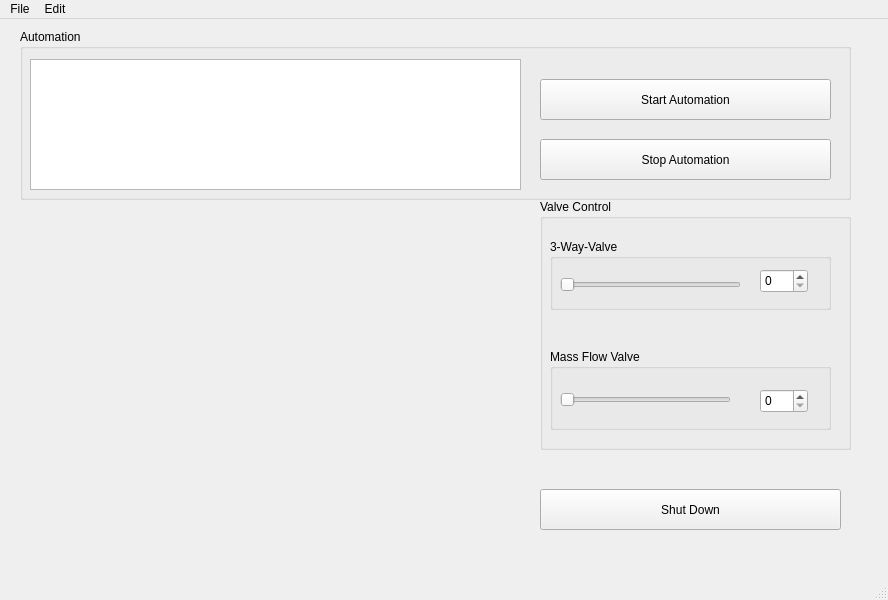
<?xml version="1.0" encoding="UTF-8"?>
<ui version="4.0">
 <class>MainWindow</class>
 <widget class="QMainWindow" name="MainWindow">
  <property name="geometry">
   <rect>
    <x>0</x>
    <y>0</y>
    <width>888</width>
    <height>600</height>
   </rect>
  </property>
  <property name="windowTitle">
   <string>MainWindow</string>
  </property>
  <widget class="QWidget" name="centralwidget">
   <widget class="QGroupBox" name="groupBox_valveControl">
    <property name="geometry">
     <rect>
      <x>540</x>
      <y>180</y>
      <width>311</width>
      <height>251</height>
     </rect>
    </property>
    <property name="title">
     <string>Valve Control</string>
    </property>
    <widget class="QGroupBox" name="groupBox_3WayValve">
     <property name="geometry">
      <rect>
       <x>10</x>
       <y>40</y>
       <width>281</width>
       <height>71</height>
      </rect>
     </property>
     <property name="title">
      <string>3-Way-Valve</string>
     </property>
     <widget class="QSlider" name="horizontalSlider_3WayValve">
      <property name="geometry">
       <rect>
        <x>10</x>
        <y>30</y>
        <width>181</width>
        <height>31</height>
       </rect>
      </property>
      <property name="orientation">
       <enum>Qt::Horizontal</enum>
      </property>
     </widget>
     <widget class="QSpinBox" name="spinBox_3WayValve">
      <property name="geometry">
       <rect>
        <x>210</x>
        <y>30</y>
        <width>48</width>
        <height>24</height>
       </rect>
      </property>
     </widget>
    </widget>
    <widget class="QGroupBox" name="groupBox_MassFlowValve">
     <property name="geometry">
      <rect>
       <x>10</x>
       <y>150</y>
       <width>281</width>
       <height>81</height>
      </rect>
     </property>
     <property name="title">
      <string>Mass Flow Valve</string>
     </property>
     <widget class="QSlider" name="horizontalSlider_MassFlowValve">
      <property name="geometry">
       <rect>
        <x>10</x>
        <y>40</y>
        <width>171</width>
        <height>22</height>
       </rect>
      </property>
      <property name="orientation">
       <enum>Qt::Horizontal</enum>
      </property>
     </widget>
     <widget class="QSpinBox" name="spinBox_MassFlowValve">
      <property name="geometry">
       <rect>
        <x>210</x>
        <y>40</y>
        <width>48</width>
        <height>24</height>
       </rect>
      </property>
     </widget>
    </widget>
   </widget>
   <widget class="QPushButton" name="pushButton_ShutDown">
    <property name="geometry">
     <rect>
      <x>540</x>
      <y>470</y>
      <width>301</width>
      <height>41</height>
     </rect>
    </property>
    <property name="text">
     <string>Shut Down</string>
    </property>
   </widget>
   <widget class="QGroupBox" name="groupBox_Automation">
    <property name="geometry">
     <rect>
      <x>20</x>
      <y>10</y>
      <width>831</width>
      <height>171</height>
     </rect>
    </property>
    <property name="title">
     <string>Automation</string>
    </property>
    <widget class="QPushButton" name="pushButton_StartAutomation">
     <property name="geometry">
      <rect>
       <x>520</x>
       <y>50</y>
       <width>291</width>
       <height>41</height>
      </rect>
     </property>
     <property name="text">
      <string>Start Automation</string>
     </property>
    </widget>
    <widget class="QPushButton" name="pushButton_StopAutomation">
     <property name="geometry">
      <rect>
       <x>520</x>
       <y>110</y>
       <width>291</width>
       <height>41</height>
      </rect>
     </property>
     <property name="text">
      <string>Stop Automation</string>
     </property>
    </widget>
    <widget class="QTableView" name="tableView_Automation">
     <property name="geometry">
      <rect>
       <x>10</x>
       <y>30</y>
       <width>491</width>
       <height>131</height>
      </rect>
     </property>
    </widget>
   </widget>
   <widget class="QWidget" name="horizontalLayoutWidget">
    <property name="geometry">
     <rect>
      <x>20</x>
      <y>200</y>
      <width>501</width>
      <height>311</height>
     </rect>
    </property>
    <layout class="QHBoxLayout" name="horizontalLayout"/>
   </widget>
  </widget>
  <widget class="QMenuBar" name="menubar">
   <property name="geometry">
    <rect>
     <x>0</x>
     <y>0</y>
     <width>888</width>
     <height>22</height>
    </rect>
   </property>
   <widget class="QMenu" name="menuFile">
    <property name="title">
     <string>File</string>
    </property>
    <addaction name="actionLoad_Automation"/>
    <addaction name="actionSave_Data"/>
   </widget>
   <widget class="QMenu" name="menuEdit">
    <property name="title">
     <string>Edit</string>
    </property>
    <addaction name="actionScreenshot"/>
    <addaction name="actionReset"/>
   </widget>
   <addaction name="menuFile"/>
   <addaction name="menuEdit"/>
  </widget>
  <widget class="QStatusBar" name="statusbar"/>
  <action name="actionLoad_Automation">
   <property name="text">
    <string>Load Automation</string>
   </property>
   <property name="shortcut">
    <string>Ctrl+L</string>
   </property>
  </action>
  <action name="actionSave_Data">
   <property name="text">
    <string>Save Data</string>
   </property>
   <property name="shortcut">
    <string>Ctrl+S</string>
   </property>
  </action>
  <action name="actionScreenshot">
   <property name="text">
    <string>Screenshot</string>
   </property>
   <property name="shortcut">
    <string>Ctrl+P</string>
   </property>
  </action>
  <action name="actionReset">
   <property name="text">
    <string>Reset</string>
   </property>
   <property name="shortcut">
    <string>Ctrl+R</string>
   </property>
  </action>
 </widget>
 <resources/>
 <connections/>
</ui>
